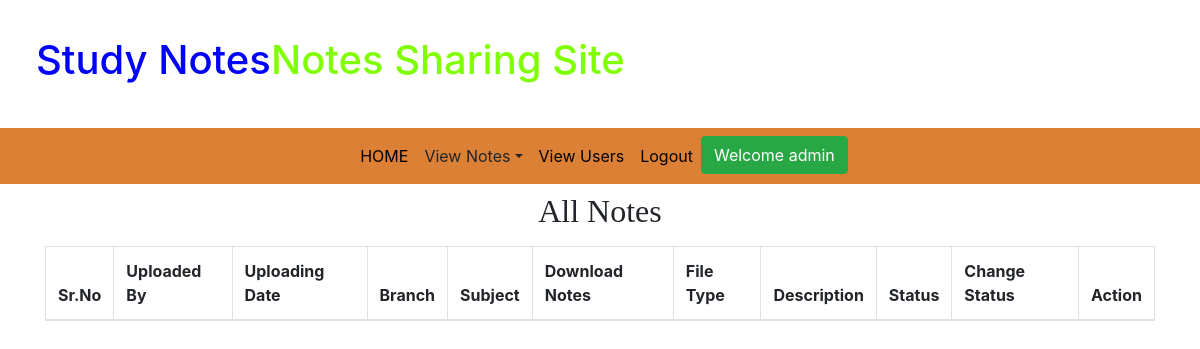
The page /rejected_notes/ (signed in) on the database as committed earlier.
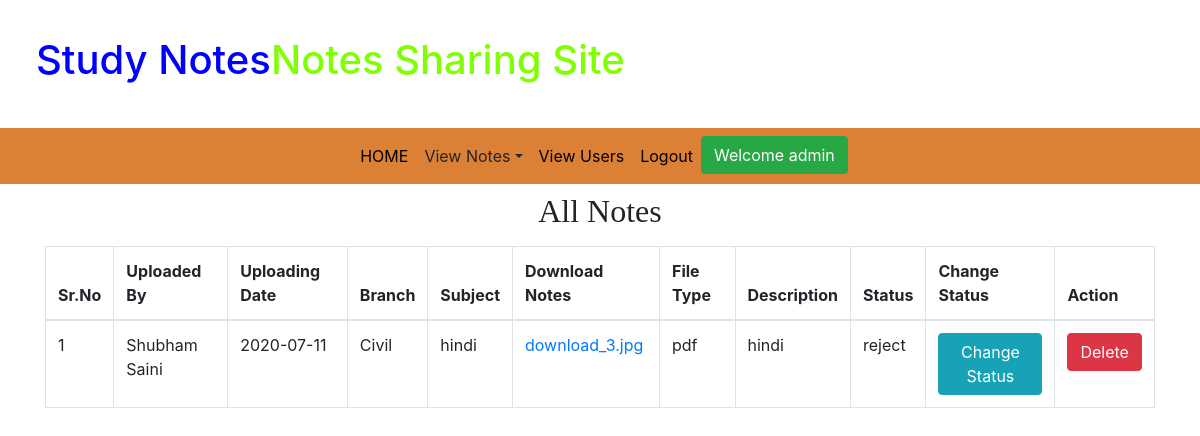
The same page on the database as committed later.
### app/models.py (models this page shows, shortened)
class Notes(models.Model):
    user = models.ForeignKey(User, on_delete=models.CASCADE, null=True)
    uploading_date = models.CharField(max_length=10, null=True)
    branch = models.CharField(max_length=30)
    subject = models.CharField(max_length=20)
    notesfile = models.FileField()
    filetype = models.CharField(max_length=30,null=True)
    description = models.CharField(max_length=300,null=True)
    status = models.CharField(max_length=15,null=True)

### app/views.py (the view)
# urls.py: path('rejected_notes/', rejected_notes, name = 'rejected_notes'),
def rejected_notes(request):
    if not request.user.is_staff:
        return redirect('login_admin')
    status = Notes.objects.filter(status='reject')
    d = {'status': status}
    return render(request, 'rejected_notes.html',d)

### app/templates/rejected_notes.html
{% extends 'admin_home.html' %}
{% block body %}
<div class="container text-center mt-2" style="font-family: Monotype Corsiva">
    <h2>All Notes</h2>
</div>
<div class="container mt-3">
    <table class="table table-bordered">
        <thead>
            <tr>
                <th>Sr.No</th>
                <th>Uploaded By</th>
                <th>Uploading Date</th>
                <th>Branch</th>
                <th>Subject</th>
                <th>Download Notes</th>
                <th>File Type</th>
                <th>Description</th>
                <th>Status</th>
                <th>Change Status</th>
                <th>Action</th>
            </tr>
        </thead>
        <tbody>
            {% for i in status %}
            <tr>
                <td>{{forloop.counter}}</td>
                <td>{{i.user.first_name}} {{i.user.last_name}}</td>
                <td>{{i.uploading_date}}</td>
                <td>{{i.branch}}</td>
                <td>{{i.subject}}</td>
                <td><a href="{{i.notesfile.url}}" download>{{i.notesfile}}</a></td>
                <td>{{i.filetype}}</td>
                <td>{{i.description}}</td>
                <td>{{i.status}}</td>
                <td><a href="{% url 'status' i.id %}" class="btn btn-info">Change Status</a></td>
                <td><a class="btn btn-danger" href="{% url 'deletenotes_admin' i.id %}">Delete</a>
            </tr>
            {% endfor %}
        </tbody>
    </table>
</div>
{% endblock %}

Rows that differ between the two databases and show on the page:
added Notes: user.first_name "Shubham", user.last_name "Saini", uploading_date "2020-07-11", branch "Civil", subject "hindi", notesfile "download_3.jpg", filetype "pdf", description "hindi", status "reject"
